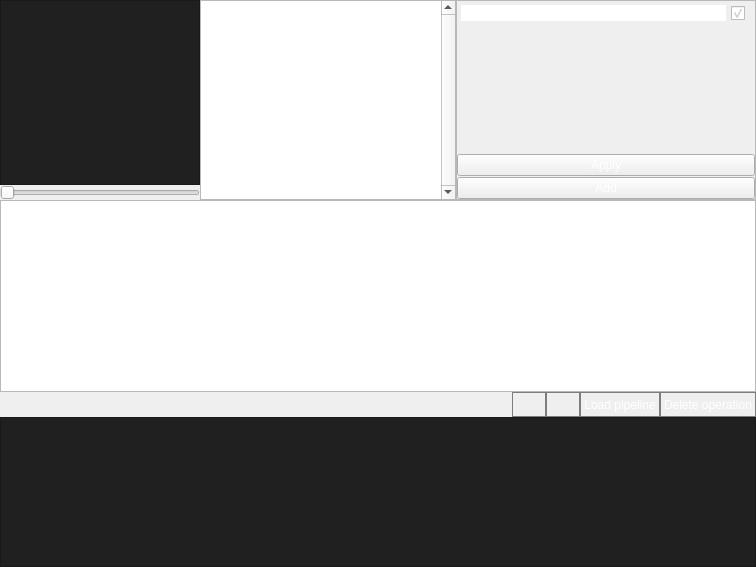
            <widget class="QWidget" name="page_plan">
             <property name="styleSheet">
              <string notr="true"/>
             </property>
             <layout class="QVBoxLayout" name="layout_page_plan">
              <property name="spacing">
               <number>0</number>
              </property>
              <property name="leftMargin">
               <number>0</number>
              </property>
              <property name="topMargin">
               <number>0</number>
              </property>
              <property name="rightMargin">
               <number>0</number>
              </property>
              <property name="bottomMargin">
               <number>0</number>
              </property>
              <item>
               <widget class="QFrame" name="pipeline_settings">
                <property name="sizePolicy">
                 <sizepolicy hsizetype="Preferred" vsizetype="Preferred">
                  <horstretch>0</horstretch>
                  <verstretch>0</verstretch>
                 </sizepolicy>
                </property>
                <property name="maximumSize">
                 <size>
                  <width>16777215</width>
                  <height>200</height>
                 </size>
                </property>
                <property name="acceptDrops">
                 <bool>false</bool>
                </property>
                <layout class="QHBoxLayout" name="horizontalLayout">
                 <property name="spacing">
                  <number>0</number>
                 </property>
                 <property name="leftMargin">
                  <number>0</number>
                 </property>
                 <property name="topMargin">
                  <number>0</number>
                 </property>
                 <property name="rightMargin">
                  <number>0</number>
                 </property>
                 <property name="bottomMargin">
                  <number>0</number>
                 </property>
                 <item>
                  <widget class="QFrame" name="previewPipeline">
                   <property name="enabled">
                    <bool>true</bool>
                   </property>
                   <property name="sizePolicy">
                    <sizepolicy hsizetype="Fixed" vsizetype="Fixed">
                     <horstretch>0</horstretch>
                     <verstretch>0</verstretch>
                    </sizepolicy>
                   </property>
                   <property name="maximumSize">
                    <size>
                     <width>200</width>
                     <height>200</height>
                    </size>
                   </property>
                   <property name="acceptDrops">
                    <bool>false</bool>
                   </property>
                   <property name="styleSheet">
                    <string notr="true">border-width: 1px;</string>
                   </property>
                   <layout class="QVBoxLayout" name="verticalLayout_2">
                    <property name="spacing">
                     <number>0</number>
                    </property>
                    <property name="leftMargin">
                     <number>0</number>
                    </property>
                    <property name="topMargin">
                     <number>0</number>
                    </property>
                    <property name="rightMargin">
                     <number>0</number>
                    </property>
                    <property name="bottomMargin">
                     <number>0</number>
                    </property>
                    <item>
                     <widget class="QGraphicsView" name="previewPipelineView">
                      <property name="sizePolicy">
                       <sizepolicy hsizetype="Fixed" vsizetype="Fixed">
                        <horstretch>0</horstretch>
                        <verstretch>0</verstretch>
                       </sizepolicy>
                      </property>
                      <property name="minimumSize">
                       <size>
                        <width>0</width>
                        <height>0</height>
                       </size>
                      </property>
                      <property name="maximumSize">
                       <size>
                        <width>300</width>
                        <height>300</height>
                       </size>
                      </property>
                      <property name="mouseTracking">
                       <bool>true</bool>
                      </property>
                      <property name="autoFillBackground">
                       <bool>true</bool>
                      </property>
                      <property name="styleSheet">
                       <string notr="true">background-color: rgb(32, 32, 32);</string>
                      </property>
                      <property name="lineWidth">
                       <number>1</number>
                      </property>
                      <property name="verticalScrollBarPolicy">
                       <enum>Qt::ScrollBarAlwaysOff</enum>
                      </property>
                      <property name="horizontalScrollBarPolicy">
                       <enum>Qt::ScrollBarAlwaysOff</enum>
                      </property>
                      <property name="backgroundBrush">
                       <brush brushstyle="NoBrush">
                        <color alpha="255">
                         <red>32</red>
                         <green>32</green>
                         <blue>32</blue>
                        </color>
                       </brush>
                      </property>
                      <property name="dragMode">
                       <enum>QGraphicsView::NoDrag</enum>
                      </property>
                     </widget>
                    </item>
                    <item>
                     <widget class="QSlider" name="previewPipelineSlider">
                      <property name="sizePolicy">
                       <sizepolicy hsizetype="Expanding" vsizetype="Fixed">
                        <horstretch>0</horstretch>
                        <verstretch>0</verstretch>
                       </sizepolicy>
                      </property>
                      <property name="styleSheet">
                       <string notr="true">padding: 0px;</string>
                      </property>
                      <property name="orientation">
                       <enum>Qt::Horizontal</enum>
                      </property>
                     </widget>
                    </item>
                   </layout>
                  </widget>
                 </item>
                 <item>
                  <widget class="QListWidget" name="list_functions">
                   <property name="toolTip">
                    <string/>
                   </property>
                   <property name="styleSheet">
                    <string notr="true">border-width: 1px;

QToolTip {
background-color: rgb(246, 255, 220);
border: 1px solid;
color: black;
padding: 0;
opacity: 130;
}</string>
                   </property>
                   <property name="verticalScrollBarPolicy">
                    <enum>Qt::ScrollBarAlwaysOn</enum>
                   </property>
                  </widget>
                 </item>
                 <item>
                  <widget class="QFrame" name="parameters_container">
                   <property name="sizePolicy">
                    <sizepolicy hsizetype="Minimum" vsizetype="Preferred">
                     <horstretch>0</horstretch>
                     <verstretch>0</verstretch>
                    </sizepolicy>
                   </property>
                   <property name="minimumSize">
                    <size>
                     <width>300</width>
                     <height>0</height>
                    </size>
                   </property>
                   <property name="styleSheet">
                    <string notr="true">color: white;border-width: 1px;</string>
                   </property>
                   <property name="frameShape">
                    <enum>QFrame::StyledPanel</enum>
                   </property>
                   <layout class="QVBoxLayout" name="verticalLayout_4">
                    <property name="spacing">
                     <number>1</number>
                    </property>
                    <property name="leftMargin">
                     <number>0</number>
                    </property>
                    <property name="topMargin">
                     <number>0</number>
                    </property>
                    <property name="rightMargin">
                     <number>0</number>
                    </property>
                    <property name="bottomMargin">
                     <number>0</number>
                    </property>
                    <item>
                     <widget class="QFrame" name="pipline_settings_top">
                      <property name="sizePolicy">
                       <sizepolicy hsizetype="Preferred" vsizetype="Fixed">
                        <horstretch>0</horstretch>
                        <verstretch>0</verstretch>
                       </sizepolicy>
                      </property>
                      <property name="styleSheet">
                       <string notr="true">border: 0px solid rgb(32, 32, 32); margin: 2px;</string>
                      </property>
                      <layout class="QHBoxLayout" name="pipeline_settings_layout_top">
                       <property name="spacing">
                        <number>1</number>
                       </property>
                       <property name="leftMargin">
                        <number>0</number>
                       </property>
                       <property name="topMargin">
                        <number>0</number>
                       </property>
                       <property name="rightMargin">
                        <number>0</number>
                       </property>
                       <property name="bottomMargin">
                        <number>0</number>
                       </property>
                       <item>
                        <widget class="QLineEdit" name="edit_operation_name">
                         <property name="enabled">
                          <bool>true</bool>
                         </property>
                         <property name="styleSheet">
                          <string notr="true"/>
                         </property>
                         <property name="inputMask">
                          <string/>
                         </property>
                         <property name="text">
                          <string/>
                         </property>
                         <property name="frame">
                          <bool>true</bool>
                         </property>
                         <property name="placeholderText">
                          <string>Operation name</string>
                         </property>
                        </widget>
                       </item>
                       <item>
                        <widget class="QCheckBox" name="checkbox_enabled">
                         <property name="text">
                          <string/>
                         </property>
                         <property name="iconSize">
                          <size>
                           <width>16</width>
                           <height>16</height>
                          </size>
                         </property>
                         <property name="checked">
                          <bool>true</bool>
                         </property>
                         <property name="tristate">
                          <bool>false</bool>
                         </property>
                        </widget>
                       </item>
                      </layout>
                     </widget>
                    </item>
                    <item>
                     <widget class="QFrame" name="frame_settingsForm">
                      <property name="sizePolicy">
                       <sizepolicy hsizetype="Preferred" vsizetype="Expanding">
                        <horstretch>0</horstretch>
                        <verstretch>0</verstretch>
                       </sizepolicy>
                      </property>
                      <property name="styleSheet">
                       <string notr="true">border: 0px solid rgb(32, 32, 32);</string>
                      </property>
                      <layout class="QHBoxLayout" name="horizontalLayout_2">
                       <item>
                        <layout class="QVBoxLayout" name="layout_fnames"/>
                       </item>
                       <item>
                        <layout class="QVBoxLayout" name="layout_fargs"/>
                       </item>
                      </layout>
                     </widget>
                    </item>
                    <item>
                     <widget class="QFrame" name="frame_outputDir">
                      <property name="sizePolicy">
                       <sizepolicy hsizetype="Preferred" vsizetype="Fixed">
                        <horstretch>0</horstretch>
                        <verstretch>0</verstretch>
                       </sizepolicy>
                      </property>
                      <property name="styleSheet">
                       <string notr="true">border: 0px solid rgb(32, 32, 32);</string>
                      </property>
                      <layout class="QHBoxLayout" name="horizontalLayout_6">
                       <property name="spacing">
                        <number>0</number>
                       </property>
                       <property name="sizeConstraint">
                        <enum>QLayout::SetDefaultConstraint</enum>
                       </property>
                      </layout>
                     </widget>
                    </item>
                    <item>
                     <widget class="QPushButton" name="btn_modify_operation">
                      <property name="autoFillBackground">
                       <bool>false</bool>
                      </property>
                      <property name="styleSheet">
                       <string notr="true">border-width: 1px 0px 0px 0px;</string>
                      </property>
                      <property name="text">
                       <string>Apply</string>
                      </property>
                     </widget>
                    </item>
                    <item>
                     <widget class="QPushButton" name="btn_add_operation">
                      <property name="styleSheet">
                       <string notr="true">color: white; border-width: 1px 0px 0px 0px;</string>
                      </property>
                      <property name="text">
                       <string>Add</string>
                      </property>
                     </widget>
                    </item>
                   </layout>
                  </widget>
                 </item>
                </layout>
               </widget>
              </item>
              <item>
               <widget class="QFrame" name="pipeline_content">
                <property name="minimumSize">
                 <size>
                  <width>0</width>
                  <height>100</height>
                 </size>
                </property>
                <property name="styleSheet">
                 <string notr="true">border-width: 0px 0px 0px 1px;</string>
                </property>
                <layout class="QVBoxLayout" name="verticalLayout">
                 <property name="spacing">
                  <number>0</number>
                 </property>
                 <property name="leftMargin">
                  <number>0</number>
                 </property>
                 <property name="topMargin">
                  <number>0</number>
                 </property>
                 <property name="rightMargin">
                  <number>0</number>
                 </property>
                 <property name="bottomMargin">
                  <number>0</number>
                 </property>
                 <item>
                  <widget class="QListWidget" name="list_operations">
                   <property name="styleSheet">
                    <string notr="true">color: rgb(218, 218, 218);
border-width: 0px;</string>
                   </property>
                   <property name="dragDropMode">
                    <enum>QAbstractItemView::InternalMove</enum>
                   </property>
                  </widget>
                 </item>
                 <item>
                  <widget class="QFrame" name="operation_list_btns">
                   <property name="sizePolicy">
                    <sizepolicy hsizetype="Preferred" vsizetype="Maximum">
                     <horstretch>0</horstretch>
                     <verstretch>0</verstretch>
                    </sizepolicy>
                   </property>
                   <property name="minimumSize">
                    <size>
                     <width>0</width>
                     <height>25</height>
                    </size>
                   </property>
                   <property name="maximumSize">
                    <size>
                     <width>16777215</width>
                     <height>40</height>
                    </size>
                   </property>
                   <property name="styleSheet">
                    <string notr="true">color: white;border-width: 1px 0px 0px 0px;</string>
                   </property>
                   <layout class="QHBoxLayout" name="layout_operation_list_btns">
                    <property name="spacing">
                     <number>0</number>
                    </property>
                    <property name="leftMargin">
                     <number>0</number>
                    </property>
                    <property name="topMargin">
                     <number>0</number>
                    </property>
                    <property name="rightMargin">
                     <number>0</number>
                    </property>
                    <property name="bottomMargin">
                     <number>0</number>
                    </property>
                    <item>
                     <spacer name="horizontalSpacer">
                      <property name="orientation">
                       <enum>Qt::Horizontal</enum>
                      </property>
                      <property name="sizeHint" stdset="0">
                       <size>
                        <width>40</width>
                        <height>20</height>
                       </size>
                      </property>
                     </spacer>
                    </item>
                    <item>
                     <widget class="QPushButton" name="btn_run_pipeline">
                      <property name="sizePolicy">
                       <sizepolicy hsizetype="Fixed" vsizetype="MinimumExpanding">
                        <horstretch>0</horstretch>
                        <verstretch>0</verstretch>
                       </sizepolicy>
                      </property>
                      <property name="toolTip">
                       <string>Run</string>
                      </property>
                      <property name="styleSheet">
                       <string notr="true">border: 1px solid rgb(125, 125, 125);</string>
                      </property>
                      <property name="text">
                       <string/>
                      </property>
                      <property name="icon">
                       <iconset resource="../resources/files.qrc">
                        <normaloff>:/16x16/icons/16x16/cil-media-play.png</normaloff>:/16x16/icons/16x16/cil-media-play.png</iconset>
                      </property>
                      <property name="iconSize">
                       <size>
                        <width>16</width>
                        <height>16</height>
                       </size>
                      </property>
                     </widget>
                    </item>
                    <item>
                     <widget class="QPushButton" name="btn_save_pipeline">
                      <property name="sizePolicy">
                       <sizepolicy hsizetype="Fixed" vsizetype="MinimumExpanding">
                        <horstretch>0</horstretch>
                        <verstretch>0</verstretch>
                       </sizepolicy>
                      </property>
                      <property name="toolTip">
                       <string>Save</string>
                      </property>
                      <property name="styleSheet">
                       <string notr="true">border: 1px solid rgb(125, 125, 125);</string>
                      </property>
                      <property name="text">
                       <string/>
                      </property>
                      <property name="icon">
                       <iconset resource="../resources/files.qrc">
                        <normaloff>:/16x16/icons/16x16/cil-save.png</normaloff>:/16x16/icons/16x16/cil-save.png</iconset>
                      </property>
                     </widget>
                    </item>
                    <item>
                     <widget class="QPushButton" name="btn_load_pipeline">
                      <property name="sizePolicy">
                       <sizepolicy hsizetype="Fixed" vsizetype="MinimumExpanding">
                        <horstretch>0</horstretch>
                        <verstretch>0</verstretch>
                       </sizepolicy>
                      </property>
                      <property name="statusTip">
                       <string>Load pipeline</string>
                      </property>
                      <property name="styleSheet">
                       <string notr="true">border: 1px solid rgb(125, 125, 125);
padding: 3px;</string>
                      </property>
                      <property name="text">
                       <string>Load pipeline</string>
                      </property>
                     </widget>
                    </item>
                    <item>
                     <widget class="QPushButton" name="btn_remove_operation">
                      <property name="sizePolicy">
                       <sizepolicy hsizetype="Fixed" vsizetype="MinimumExpanding">
                        <horstretch>0</horstretch>
                        <verstretch>0</verstretch>
                       </sizepolicy>
                      </property>
                      <property name="styleSheet">
                       <string notr="true">border: 1px solid rgb(125, 125, 125);
padding: 3px;</string>
                      </property>
                      <property name="text">
                       <string>Delete operation</string>
                      </property>
                     </widget>
                    </item>
                   </layout>
                  </widget>
                 </item>
                 <item>
                  <widget class="QTextEdit" name="edit_pipeline_output">
                   <property name="maximumSize">
                    <size>
                     <width>16777215</width>
                     <height>150</height>
                    </size>
                   </property>
                   <property name="styleSheet">
                    <string notr="true">QTextEdit {
color: rgb(193, 193, 168);
	background-color: rgb(32, 32, 32);
}</string>
                   </property>
                   <property name="undoRedoEnabled">
                    <bool>false</bool>
                   </property>
                   <property name="readOnly">
                    <bool>true</bool>
                   </property>
                   <property name="html">
                    <string>&lt;!DOCTYPE HTML PUBLIC &quot;-//W3C//DTD HTML 4.0//EN&quot; &quot;http://www.w3.org/TR/REC-html40/strict.dtd&quot;&gt;
&lt;html&gt;&lt;head&gt;&lt;meta name=&quot;qrichtext&quot; content=&quot;1&quot; /&gt;&lt;style type=&quot;text/css&quot;&gt;
p, li { white-space: pre-wrap; }
&lt;/style&gt;&lt;/head&gt;&lt;body style=&quot; font-family:'MS Shell Dlg 2'; font-size:8.25pt; font-weight:400; font-style:normal;&quot; bgcolor=&quot;#202020&quot;&gt;
&lt;p style=&quot;-qt-paragraph-type:empty; margin-top:0px; margin-bottom:0px; margin-left:0px; margin-right:0px; -qt-block-indent:0; text-indent:0px; background-color:#202020;&quot;&gt;&lt;br /&gt;&lt;/p&gt;&lt;/body&gt;&lt;/html&gt;</string>
                   </property>
                   <property name="textInteractionFlags">
                    <set>Qt::TextSelectableByMouse</set>
                   </property>
                  </widget>
                 </item>
                </layout>
               </widget>
              </item>
             </layout>
            </widget>
